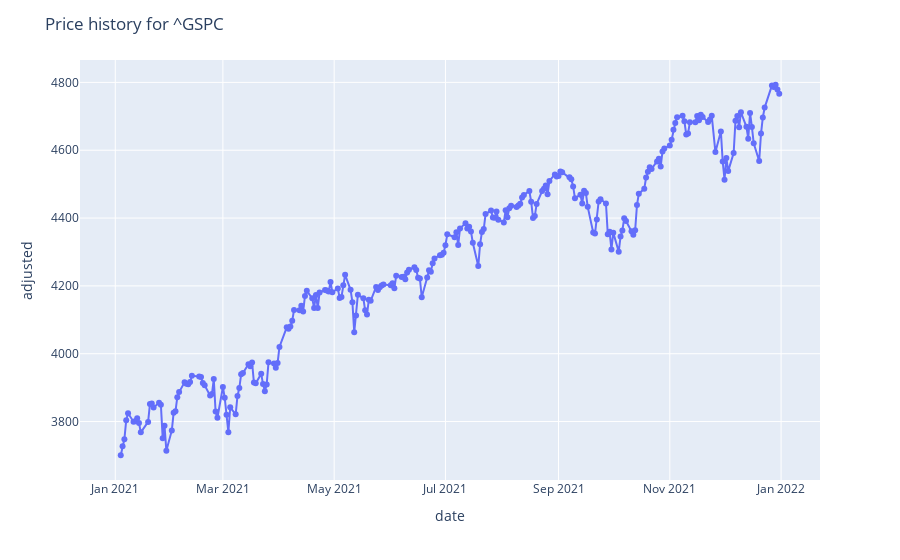

Here is the notebook cell this chart was saved with:
### Markdown cell above
### SECTION 2: VISUALIZE

Recreate the plot below.

*Note that Posit Academy teaches using `plotnine`, their own plotting package based on R's `ggplot2`. A different package is used in this practice to become more familiar with popular Python packages.*

![](/Users/kellsworth/Developer/GitHub/python-dabbling/posit-academy/src/files/milestone_02a_plot.png)

### Code cell
# Filter data set to GSPC symbol
gspc = indexes.loc[indexes['symbol'] == '^GSPC']

# Create scatterplot with each point connected by a line
gspc_fig1 = px.line(data_frame=gspc, x='date', y='adjusted', markers=True)
gspc_fig1.update_layout(
    title="Price history for ^GSPC",
    xaxis_title="date",
    yaxis_title="adjusted"
)
gspc_fig1.show()

### Figure 1 — Plotly figure (JSON) as saved in the notebook; plotly's stock layout.template omitted (floating-point values rounded to 4 significant figures; data arrays with more than 128 entries replaced by an {"elided": "..."} marker saying what was removed)
{"data": [{"hovertemplate": "date=%{x}<br>adjusted=%{y}<extra></extra>", "legendgroup": "", "line": {"color": "#636efa", "dash": "solid"}, "marker": {"symbol": "circle"}, "mode": "lines+markers", "name": "", "orientation": "v", "showlegend": false, "type": "scatter", "x": {"elided": "252 str values"}, "xaxis": "x", "y": {"elided": "252 float values"}, "yaxis": "y"}], "layout": {"legend": {"tracegroupgap": 0}, "margin": {"t": 60}, "title": {"text": "Price history for ^GSPC"}, "xaxis": {"anchor": "y", "domain": [0, 1], "title": {"text": "date"}}, "yaxis": {"anchor": "x", "domain": [0, 1], "title": {"text": "adjusted"}}}}
